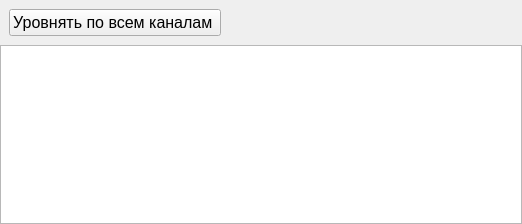
<?xml version="1.0" encoding="UTF-8"?>
<ui version="4.0">
 <class>SPRSpectrumZonesTableWidget</class>
 <widget class="QWidget" name="SPRSpectrumZonesTableWidget">
  <property name="geometry">
   <rect>
    <x>0</x>
    <y>0</y>
    <width>522</width>
    <height>224</height>
   </rect>
  </property>
  <property name="font">
   <font>
    <family>Tahoma</family>
    <pointsize>12</pointsize>
   </font>
  </property>
  <property name="windowTitle">
   <string>Form</string>
  </property>
  <layout class="QVBoxLayout" name="verticalLayout">
   <property name="spacing">
    <number>0</number>
   </property>
   <property name="leftMargin">
    <number>0</number>
   </property>
   <property name="topMargin">
    <number>0</number>
   </property>
   <property name="rightMargin">
    <number>0</number>
   </property>
   <property name="bottomMargin">
    <number>0</number>
   </property>
   <item>
    <widget class="QWidget" name="widget" native="true">
     <layout class="QHBoxLayout" name="horizontalLayout">
      <item>
       <widget class="QPushButton" name="bEquialent">
        <property name="enabled">
         <bool>true</bool>
        </property>
        <property name="text">
         <string>Уровнять по всем каналам </string>
        </property>
        <property name="icon">
         <iconset resource="icons.qrc">
          <normaloff>:/icons/icons/b_Equialent.png</normaloff>:/icons/icons/b_Equialent.png</iconset>
        </property>
        <property name="iconSize">
         <size>
          <width>32</width>
          <height>32</height>
         </size>
        </property>
       </widget>
      </item>
      <item>
       <spacer name="horizontalSpacer">
        <property name="orientation">
         <enum>Qt::Horizontal</enum>
        </property>
        <property name="sizeHint" stdset="0">
         <size>
          <width>234</width>
          <height>20</height>
         </size>
        </property>
       </spacer>
      </item>
     </layout>
    </widget>
   </item>
   <item>
    <widget class="SPRSpectrumZonesTable" name="wSpectrumTable">
     <property name="font">
      <font>
       <family>Tahoma</family>
       <pointsize>12</pointsize>
      </font>
     </property>
    </widget>
   </item>
  </layout>
 </widget>
 <customwidgets>
  <customwidget>
   <class>SPRSpectrumZonesTable</class>
   <extends>QTableWidget</extends>
   <header>sprspectrumzonestable.h</header>
  </customwidget>
 </customwidgets>
 <resources>
  <include location="icons.qrc"/>
 </resources>
 <connections/>
</ui>
